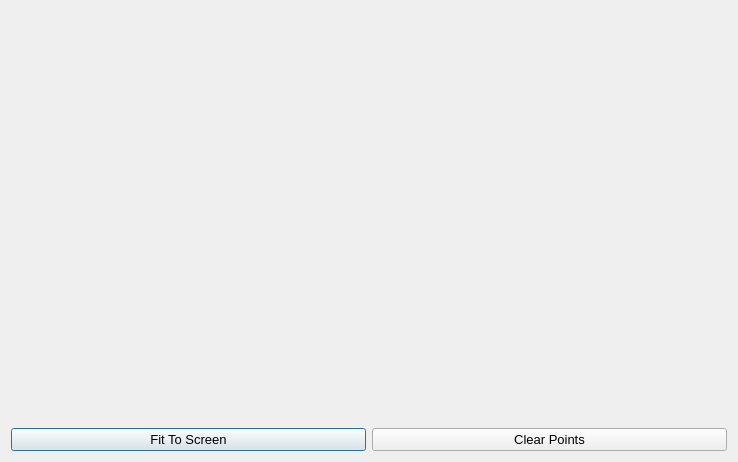
<?xml version="1.0" encoding="UTF-8"?>
<ui version="4.0">
 <class>enlargePlot</class>
 <widget class="QDialog" name="enlargePlot">
  <property name="geometry">
   <rect>
    <x>0</x>
    <y>0</y>
    <width>738</width>
    <height>462</height>
   </rect>
  </property>
  <property name="windowTitle">
   <string>Dialog</string>
  </property>
  <layout class="QGridLayout" name="gridLayout">
   <item row="0" column="0">
    <widget class="QCustomPlot" name="customPlot_enlarge" native="true">
     <property name="sizePolicy">
      <sizepolicy hsizetype="Preferred" vsizetype="MinimumExpanding">
       <horstretch>0</horstretch>
       <verstretch>0</verstretch>
      </sizepolicy>
     </property>
    </widget>
   </item>
   <item row="1" column="0">
    <layout class="QHBoxLayout" name="horizontalLayout">
     <item>
      <widget class="QPushButton" name="pushButton_fitToScreen_enlargedPlot">
       <property name="font">
        <font>
         <pointsize>10</pointsize>
        </font>
       </property>
       <property name="text">
        <string>Fit To Screen</string>
       </property>
      </widget>
     </item>
     <item>
      <widget class="QPushButton" name="pushButton_clearPoints">
       <property name="font">
        <font>
         <pointsize>10</pointsize>
        </font>
       </property>
       <property name="text">
        <string>Clear Points</string>
       </property>
      </widget>
     </item>
    </layout>
   </item>
  </layout>
 </widget>
 <customwidgets>
  <customwidget>
   <class>QCustomPlot</class>
   <extends>QWidget</extends>
   <header>qcustomplot.h</header>
   <container>1</container>
  </customwidget>
 </customwidgets>
 <resources/>
 <connections/>
</ui>
